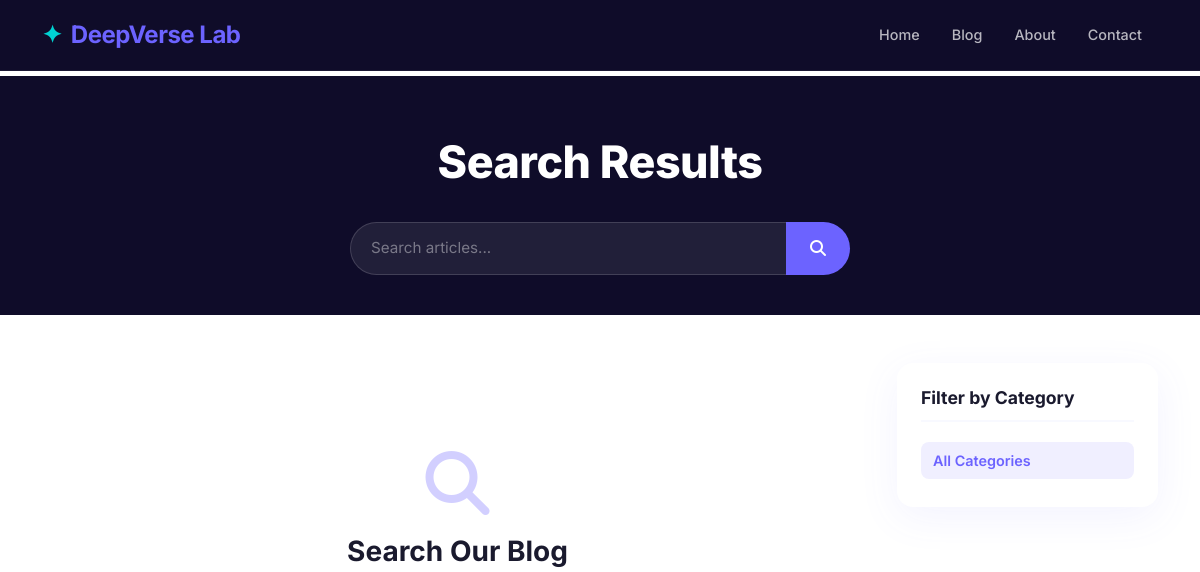
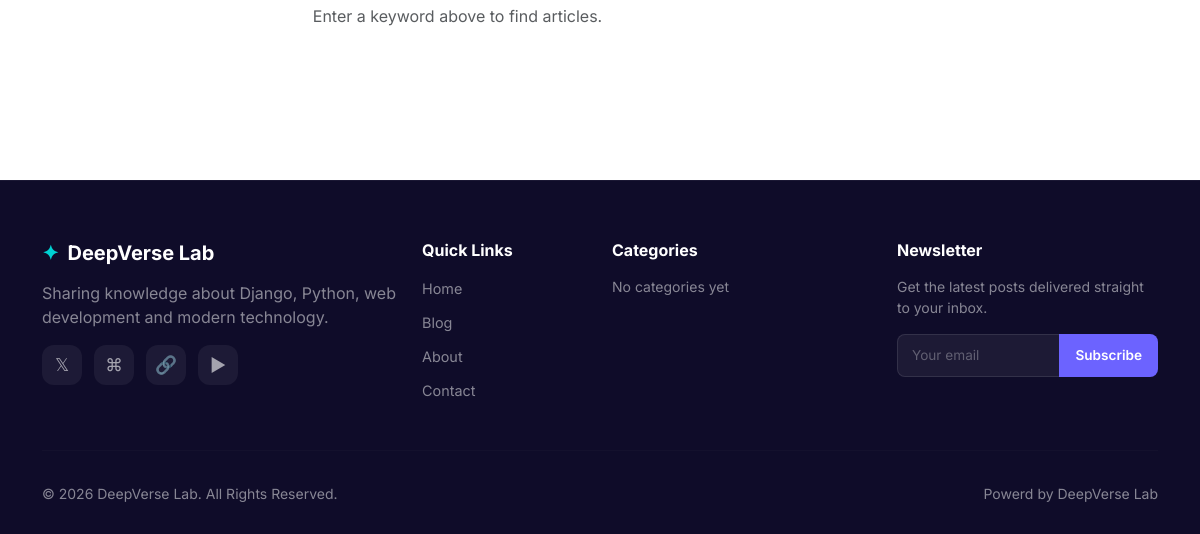
The app's page /search/, older data (2 pictures, top to bottom).
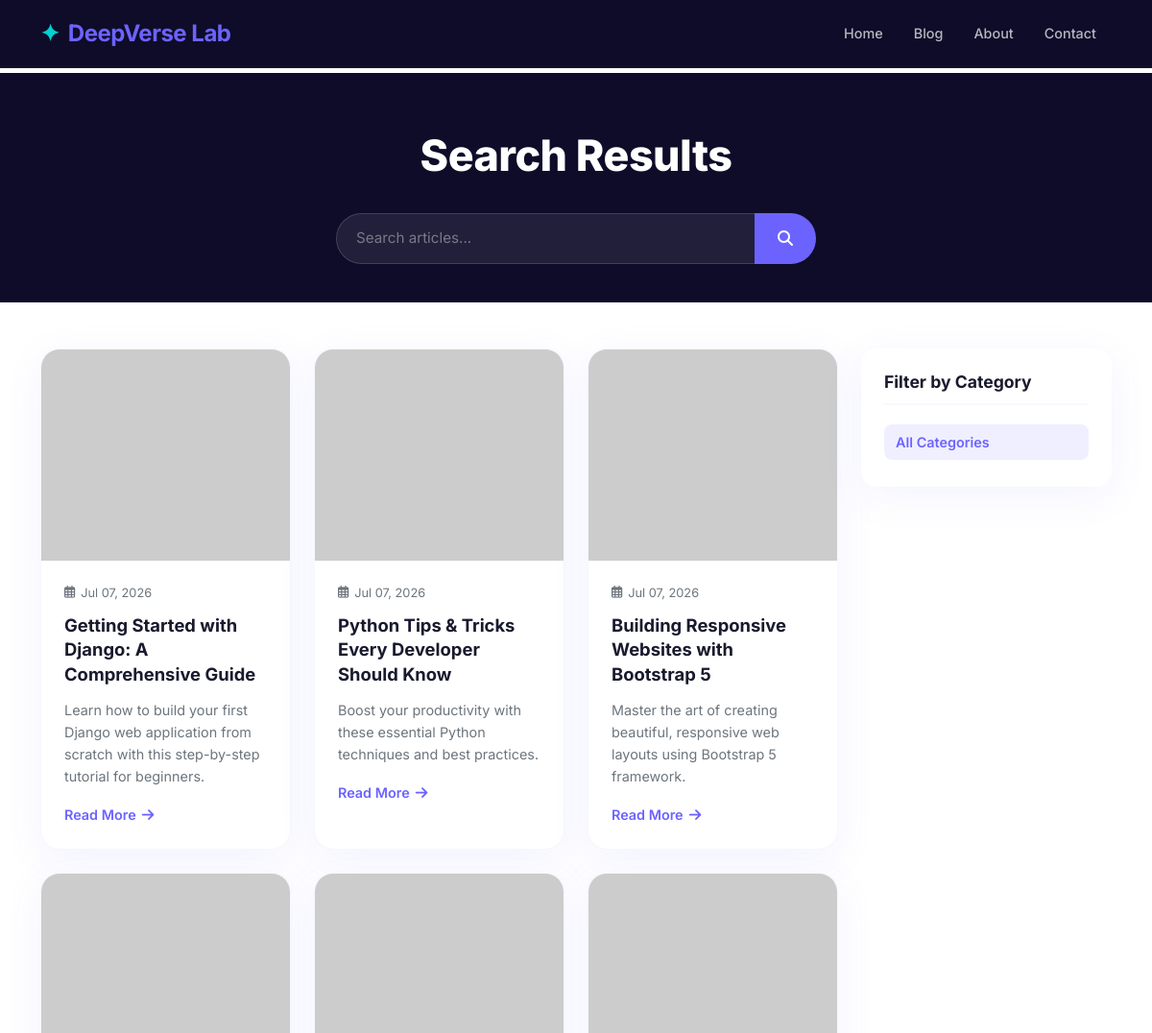
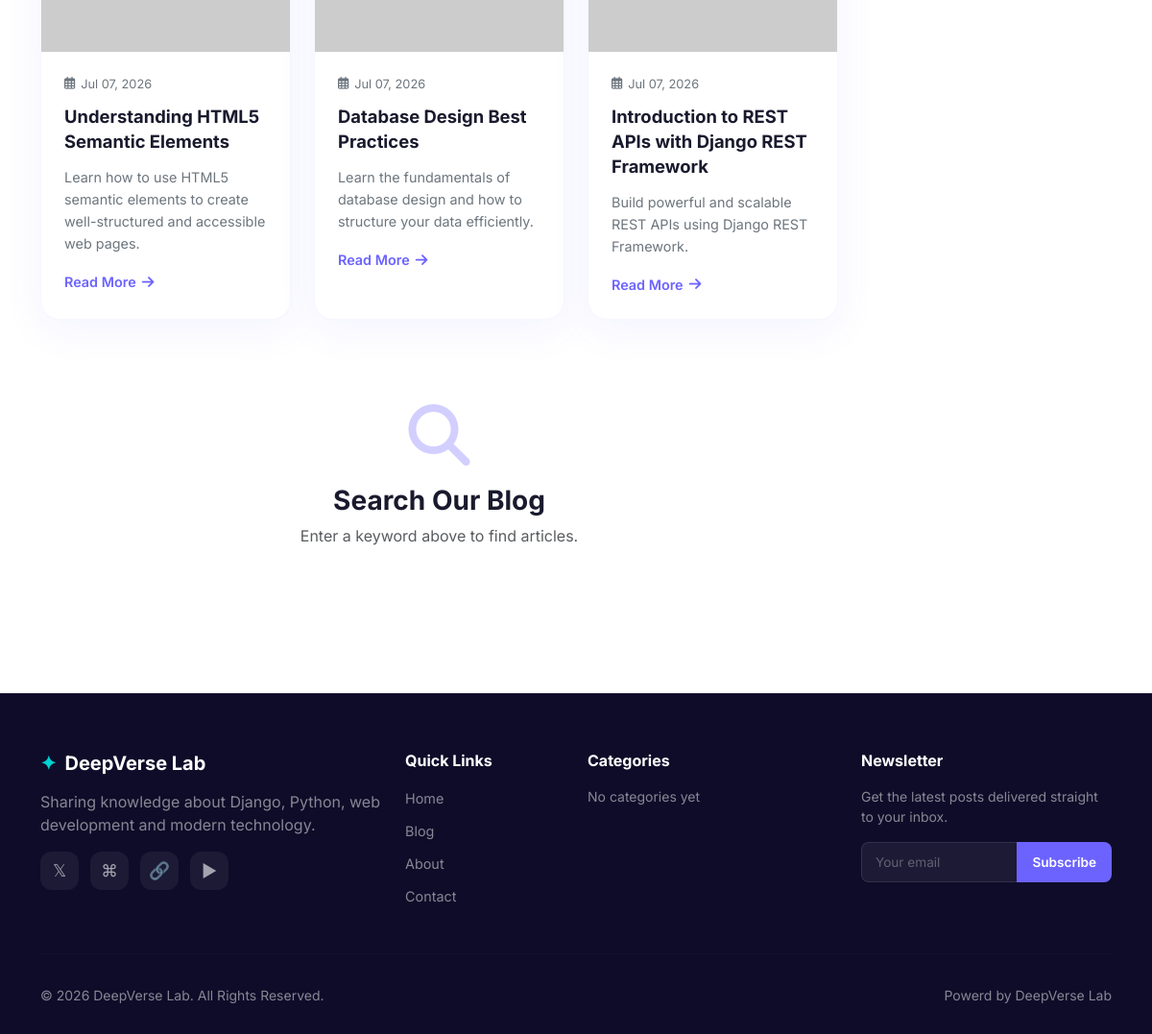
The same page, newer data (2 pictures, top to bottom).
### blog/models.py (models this page shows, shortened)
class Blog(models.Model):
    title = models.CharField(max_length=255)
    short_description = models.CharField(max_length=255)
    slug = models.SlugField(unique=True, blank=False, null=False)
    content = RichTextField()
    image = models.ImageField(upload_to="blog/", null=True, blank=True)
    category = models.ForeignKey(Category, on_delete=models.SET_NULL, null=True, blank=True, related_name='blogs')
    status = models.CharField(choices={
        'Published': 'Published',
        'Unpublished': 'Unpublished'
    })
    created_at = models.DateField(auto_now=True)
    updated_at = models.DateField(auto_now=True)
    class Meta:
        db_table = 'blogs'
        verbose_name = 'Blog'
        verbose_name_plural = "Blogs"

### blog/views.py (the view)
# urls.py: path('search/', views.search, name='search'),
def search(request):
    query = request.GET.get('q', '')
    category_slug = request.GET.get('category', '')
    posts = Blog.objects.filter(status='Published')
    if query:
        posts = posts.filter(
            Q(title__icontains=query) |
            Q(short_description__icontains=query) |
            Q(content__icontains=query)
        )
    if category_slug:
        posts = posts.filter(category__slug=category_slug)
    posts = posts.order_by('-created_at')
    categories = Category.objects.all()
    context = {
        'title': f'Search: {query}' if query else 'Search',
        'posts': posts,
        'query': query,
        'categories': categories,
        'selected_category': category_slug,
    }
    return render(request, 'blog/search.html', context=context)

### blog/context_processors.py (called while the page is built)
def categories(request):
    return {
        'categories': Category.objects.all()
    }

### blog/templates/blog/search.html (shortened to what this page needs)
{% extends "layout/base.html" %}
{% block content %}
<section class="page-hero page-hero-sm">
    <div class="container text-center">
        <h1 class="page-hero-title">Search Results</h1>
        <form class="hero-search mx-auto" action="{% url 'blog:search' %}" method="GET">
            <div class="input-group">
                <input type="text" name="q" class="form-control" placeholder="Search articles..." value="{{ query }}" required>
                <button class="btn btn-search" type="submit"><i class="fas fa-search"></i></button>
            </div>
        </form>
    </div>
</section>
<section class="py-5">
    <div class="container">
        <div class="row">
            <div class="col-lg-9">
                {% if posts %}
                <div class="row g-4">
                    {% for post in posts %}
                    <div class="col-lg-4 col-md-6">
                        <article class="blog-card">
                            <div class="blog-card-image">
                            </div>
                            <div class="blog-card-body">
                                <div class="blog-card-meta d-flex justify-content-between align-items-center">
                                    <span class="blog-date"><i class="far fa-calendar-alt"></i> {{ post.created_at|date:"M d, Y" }}</span>
                                </div>
                                <h3 class="blog-card-title">
                                    <a href="{% url 'blog:blog_detail' post.slug %}">{{ post.title }}</a>
                                </h3>
                                <p class="blog-card-text">{{ post.short_description|truncatewords:20 }}</p>
                                <a href="{% url 'blog:blog_detail' post.slug %}" class="blog-card-link">
                                    Read More <i class="fas fa-arrow-right"></i>
                                </a>
                            </div>
                        </article>
                    </div>
                    {% endfor %}
                </div>
                {% endif %}
                {% if not query and not selected_category %}
                <div class="text-center py-5">
                    <div class="empty-state">
                        <i class="fas fa-search empty-icon"></i>
                        <h3>Search Our Blog</h3>
                        <p class="text-muted">Enter a keyword above to find articles.</p>
                    </div>
                </div>
                {% endif %}
            </div>
            <div class="col-lg-3">
                <aside class="blog-sidebar">
                    <div class="sidebar-widget">
                        <h5 class="sidebar-title">Filter by Category</h5>
                        <ul class="category-list">
                            <li>
                                <a href="{% if query %}?q={{ query }}{% else %}{% url 'blog:search' %}{% endif %}" class="category-link {% if not selected_category %}active{% endif %}">All Categories</a>
                            </li>
                        </ul>
                    </div>
                </aside>
            </div>
        </div>
    </div>
</section>
{% endblock %}

Row changes from the older to the newer data that the page shows:
added Blog: created_at "Jul 07, 2026", title "Getting Started with Django: A Comprehensive Guide", short_description "Learn how to build your first Django web application from scratch with this step-by-step tutorial for beginners."
added Blog: created_at "Jul 07, 2026", title "Python Tips & Tricks Every Developer Should Know", short_description "Boost your productivity with these essential Python techniques and best practices."
added Blog: created_at "Jul 07, 2026", title "Building Responsive Websites with Bootstrap 5", short_description "Master the art of creating beautiful, responsive web layouts using Bootstrap 5 framework."
added Blog: created_at "Jul 07, 2026", title "Understanding HTML5 Semantic Elements", short_description "Learn how to use HTML5 semantic elements to create well-structured and accessible web pages."
added Blog: created_at "Jul 07, 2026", title "Database Design Best Practices", short_description "Learn the fundamentals of database design and how to structure your data efficiently."
added Blog: created_at "Jul 07, 2026", title "Introduction to REST APIs with Django REST Framework", short_description "Build powerful and scalable REST APIs using Django REST Framework."
